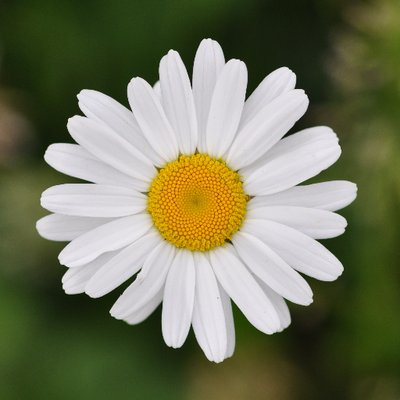
#> input picture flower.jpg, 400 x 400 px
$ jupyter execute 61_CV_Assignment1.ipynb
#> lines starting #> are read from the running program, lines starting #| are printed output that depends on the picture
### Importing Libraries

[cell 1]
import cv2
from google.colab.patches import cv2_imshow
import numpy as np
from skimage.util import random_noise
from skimage import util
import matplotlib.pyplot as plt
from PIL import Image

### Uploading image

[cell 2]
from google.colab import files
uploaded = files.upload()
#> the answer given: flower.jpg

image = cv2.imread("flower.jpg", cv2.IMREAD_GRAYSCALE)
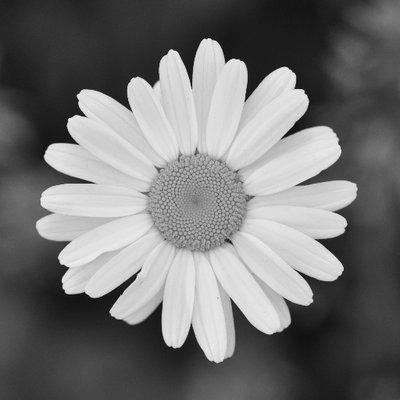
#> image: shape (400, 400); min 4, max 251, mean 115.3

[cell 3]
cv2_imshow(image)

### Adding salt and pepper noise using random noise function.

[cell 4]
img = np.array(image)
noisy1 = util.random_noise(img, mode='s&p', amount=0.05)
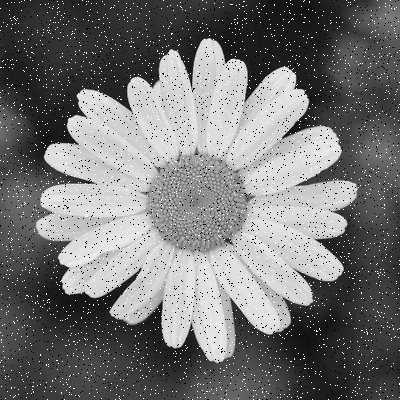
#> noisy1: shape (400, 400) float64; min 0, max 1, mean 0.454
noisy2 = util.random_noise(img, mode='s&p', amount=0.1)
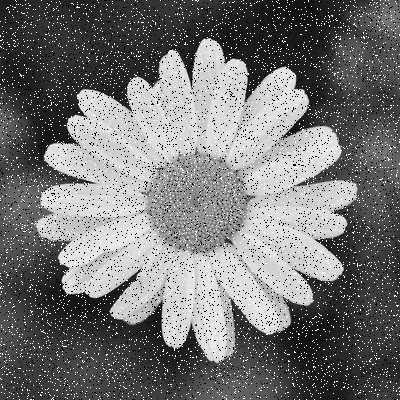
#> noisy2: shape (400, 400) float64; min 0, max 1, mean 0.456
noisy3 = util.random_noise(img, mode='s&p', amount=0.2)
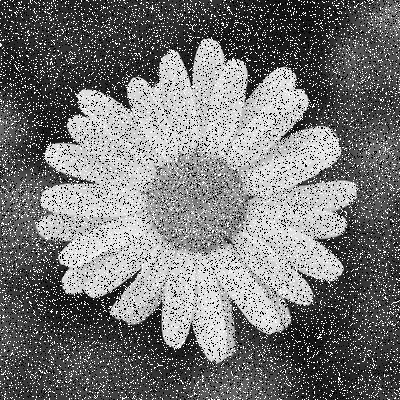
#> noisy3: shape (400, 400) float64; min 0, max 1, mean 0.462
plt.subplot(221)
plt.title('original')
plt.xticks([]) # remove ticks
plt.yticks([])
plt.imshow(image)
plt.subplot(222)
plt.title('amount=0.05')
plt.xticks([]) # remove ticks
plt.yticks([])
plt.imshow(noisy1)
plt.subplot(223)
plt.title('amount=0.1')
plt.xticks([]) # remove ticks
plt.yticks([])
plt.imshow(noisy2)
plt.subplot(224)
plt.title('amount=0.2')
plt.xticks([]) # remove ticks
plt.yticks([])
plt.imshow(noisy3)
plt.show()

[cell 5]
noise = np.array(255*noisy3, dtype = 'uint8')

## Removing noise using Median Filter

For Kernel size = 3

[cell 6]
# Apply median filter
median = cv2.medianBlur(noise,3)

# Display the image
cv2_imshow(noise)
cv2_imshow(median)
cv2.waitKey(0)
cv2.destroyAllWindows()

For Kernel size = 5

[cell 7]
# Apply median filter
median1 = cv2.medianBlur(noise,5)

# Display the image
cv2_imshow(noise)
cv2_imshow(median1)
cv2.waitKey(0)
cv2.destroyAllWindows()

 For Kernel size = 7

[cell 8]
# Apply median filter
median2 = cv2.medianBlur(noise,7)
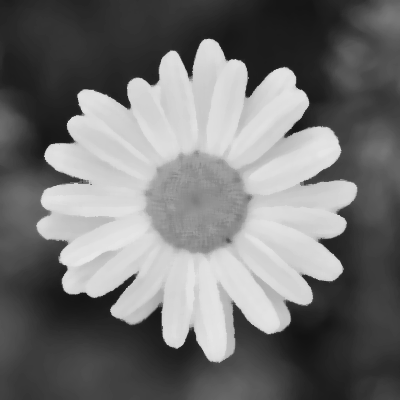
#> median2: shape (400, 400); min 18, max 232, mean 115.4

# Display the image
cv2_imshow(noise)
cv2_imshow(median2)
cv2.waitKey(0)
cv2.destroyAllWindows()

## Applying Gaussian Filter

For Kernel size = 3

[cell 9]
gausBlur = cv2.GaussianBlur(noise, (3,3),0)
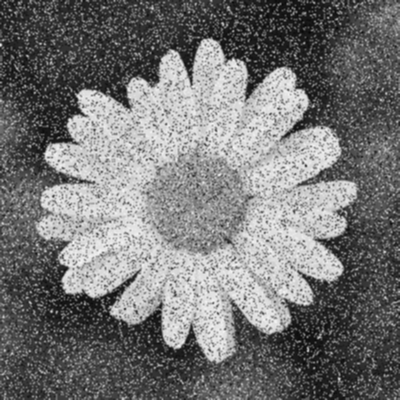
#> gausBlur: shape (400, 400); min 6, max 248, mean 117.6
cv2_imshow(noise)
cv2_imshow(gausBlur)

For Kernel size = 5

[cell 10]
gausBlur1 = cv2.GaussianBlur(noise, (5,5),0)
cv2_imshow(noise)
cv2_imshow(gausBlur)

For Kernel size = 7

[cell 11]
gausBlur2 = cv2.GaussianBlur(noise, (7,7),0)
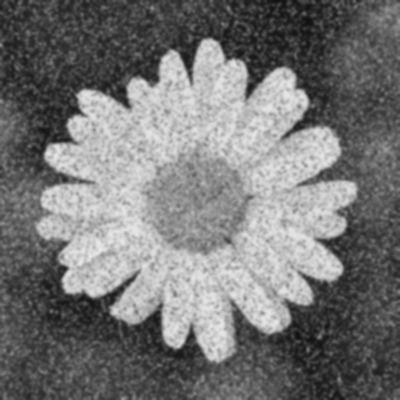
#> gausBlur2: shape (400, 400); min 16, max 232, mean 117.6
cv2_imshow(noise)
cv2_imshow(gausBlur2)
